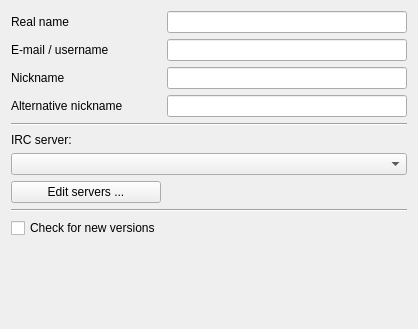
<?xml version="1.0" encoding="UTF-8"?>
<ui version="4.0">
 <class>IConfigGeneral</class>
 <widget class="QWidget" name="IConfigGeneral">
  <property name="geometry">
   <rect>
    <x>0</x>
    <y>0</y>
    <width>418</width>
    <height>329</height>
   </rect>
  </property>
  <property name="windowTitle">
   <string>Form</string>
  </property>
  <layout class="QGridLayout" name="gridLayout">
   <item row="0" column="0">
    <widget class="QLabel" name="label">
     <property name="text">
      <string>Real name</string>
     </property>
    </widget>
   </item>
   <item row="0" column="1">
    <widget class="QLineEdit" name="edRealname"/>
   </item>
   <item row="1" column="0">
    <widget class="QLabel" name="label_2">
     <property name="text">
      <string>E-mail / username</string>
     </property>
    </widget>
   </item>
   <item row="1" column="1">
    <widget class="QLineEdit" name="edEmail"/>
   </item>
   <item row="2" column="0">
    <widget class="QLabel" name="label_3">
     <property name="text">
      <string>Nickname</string>
     </property>
    </widget>
   </item>
   <item row="2" column="1">
    <widget class="QLineEdit" name="edNickname"/>
   </item>
   <item row="3" column="0">
    <widget class="QLabel" name="label_4">
     <property name="minimumSize">
      <size>
       <width>130</width>
       <height>0</height>
      </size>
     </property>
     <property name="text">
      <string>Alternative nickname</string>
     </property>
    </widget>
   </item>
   <item row="3" column="1">
    <widget class="QLineEdit" name="edAltNickname"/>
   </item>
   <item row="4" column="0" colspan="2">
    <widget class="Line" name="line">
     <property name="orientation">
      <enum>Qt::Horizontal</enum>
     </property>
    </widget>
   </item>
   <item row="7" column="0">
    <widget class="QPushButton" name="btnEditServers">
     <property name="text">
      <string>Edit servers ...</string>
     </property>
    </widget>
   </item>
   <item row="8" column="0" colspan="2">
    <widget class="Line" name="line_2">
     <property name="orientation">
      <enum>Qt::Horizontal</enum>
     </property>
    </widget>
   </item>
   <item row="10" column="0">
    <spacer name="verticalSpacer">
     <property name="orientation">
      <enum>Qt::Vertical</enum>
     </property>
     <property name="sizeHint" stdset="0">
      <size>
       <width>20</width>
       <height>40</height>
      </size>
     </property>
    </spacer>
   </item>
   <item row="9" column="0">
    <widget class="QCheckBox" name="chkCheckVersion">
     <property name="text">
      <string>Check for new versions</string>
     </property>
    </widget>
   </item>
   <item row="6" column="0" colspan="2">
    <widget class="QComboBox" name="servers">
     <property name="maxVisibleItems">
      <number>20</number>
     </property>
    </widget>
   </item>
   <item row="5" column="0" colspan="2">
    <widget class="QLabel" name="lbserver">
     <property name="minimumSize">
      <size>
       <width>0</width>
       <height>15</height>
      </size>
     </property>
     <property name="maximumSize">
      <size>
       <width>16777215</width>
       <height>15</height>
      </size>
     </property>
     <property name="text">
      <string notr="true">IRC server: &lt;none&gt;</string>
     </property>
    </widget>
   </item>
  </layout>
 </widget>
 <tabstops>
  <tabstop>edRealname</tabstop>
  <tabstop>edEmail</tabstop>
  <tabstop>edNickname</tabstop>
  <tabstop>edAltNickname</tabstop>
  <tabstop>servers</tabstop>
 </tabstops>
 <resources/>
 <connections/>
</ui>
